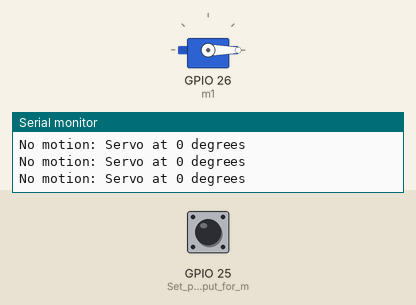
Bench run of a sketch on a simulated ESP32. On the bench: servo, the last lines printed to the serial monitor. Inputs (shaded band) come from the test bench; at power-on: GPIO 25 (Set_pin_25_as_input_for_m) LOW.

Above: at 1.2 s.
1.3 s: GPIO 25 (Set_pin_25_as_input_for_m) pulled HIGH for 0.15 s
At 1.4 s:
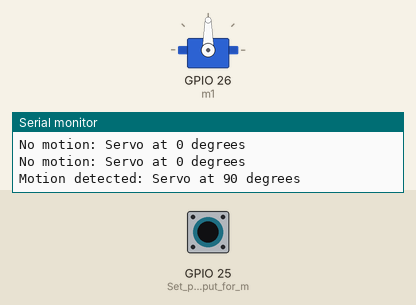
3.0 s: GPIO 25 (Set_pin_25_as_input_for_m) pulled HIGH for 3.2 s
At 7.0 s:
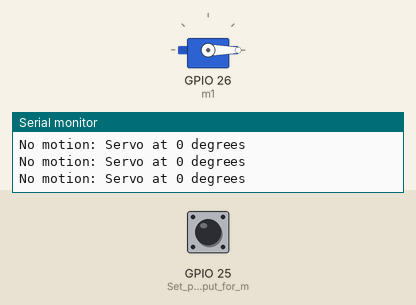
Timing chart, 0 to 8.5 s (numbered marks = the images above; inputs shaded):
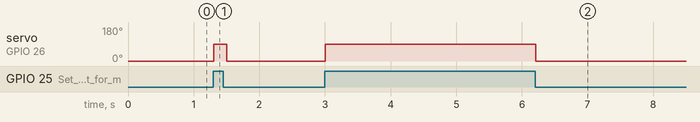

The sketch:

sketch.ino
```cpp
#include <ESP32Servo.h>

Servo m1;

void setup() {
  Serial.begin(115200);
  m1.attach(26); // Attach the servo to pin 26
  m1.write(0);   // Initialize servo position to 0 degrees
  pinMode(25, INPUT);   // Set pin 25 as input for motion sensor
}

void loop() {
  int motion = digitalRead(25);

  if (motion == HIGH) {
    m1.write(90);
    Serial.println("Motion detected: Servo at 90 degrees");
  } else {
    m1.write(0);
    Serial.println("No motion: Servo at 0 degrees");
  }

  delay(100);
}
```

Measured:
- after the input at 1.3 s, servo on GPIO 26 (m1): 0° → 90° at once, → 0° 0.20 s later
- after the input at 3.0 s, servo on GPIO 26 (m1): 0° → 90° at once, → 0° 3.2 s later
